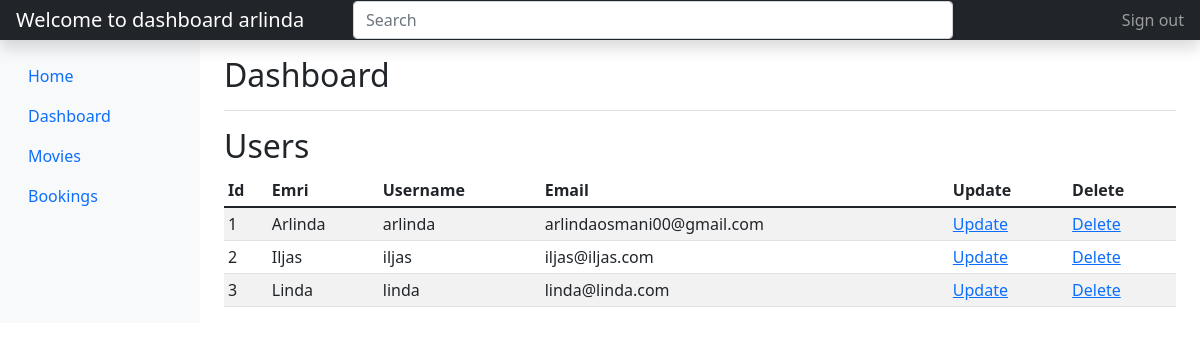
/dashboard.php (signed in), run on the app's committed database.
### tables this page shows
CREATE TABLE IF NOT EXISTS `users` (
  `id` INT(11) NOT NULL AUTO_INCREMENT,
  `emri` VARCHAR(255) NOT NULL,
  `username` VARCHAR(255) NOT NULL UNIQUE,
  `email` VARCHAR(255) NOT NULL,
  `password` VARCHAR(255) NOT NULL,
  `is_admin` ENUM('true', 'false') NOT NULL DEFAULT 'false',
  PRIMARY KEY (`id`)
);

### dashboard.php (the view, shortened to what this page needs)
<?php
    include_once('config.php');
    $sql = "SELECT * FROM users";
    $selectUsers = $conn->prepare($sql);
    $selectUsers->execute();
    $users_data = $selectUsers->fetchAll();
 ?>
 <!DOCTYPE html>
 <html>
 <head>
 	<link href="https://cdn.jsdelivr.net/npm/bootstrap@5.1.3/dist/css/bootstrap.min.css" rel="stylesheet">
 </head>
 <body>
 <header class="navbar navbar-dark sticky-top bg-dark flex-md-nowrap p-0 shadow">
  <a class="navbar-brand col-md-3 col-lg-2 me-0 px-3" href="#"><?php echo "Welcome to dashboard ".htmlspecialchars($_SESSION['username']); ?></a>
  <input class="form-control form-control-dark w-50" type="text" placeholder="Search" aria-label="Search">
  <div class="navbar-nav">
    <div class="nav-item text-nowrap">
      <a class="nav-link px-3" href="logout.php">Sign out</a>
    </div>
  </div>
</header>
<div class="container-fluid">
  <div class="row">
    <nav id="sidebarMenu" class="col-md-3 col-lg-2 d-md-block bg-light sidebar collapse">
      <div class="position-sticky pt-3">
        <ul class="nav flex-column">
           <?php if (isset($_SESSION['is_admin']) && $_SESSION['is_admin'] == 'true') { ?>
            <li class="nav-item">
              <a class="nav-link" href="home.php">
                Home
              </a>
            </li>
          <li class="nav-item">
            <a class="nav-link active" aria-current="page" href="dashboard.php">
              Dashboard
            </a>
          </li>
          <li class="nav-item">
            <a class="nav-link" href="list_movies.php">
              Movies
            </a>
          </li>
          <li class="nav-item">
            <a class="nav-link" href="bookings.php">
              Bookings
            </a>
          </li>
      <?php } ?>
        </ul>
      </div>
    </nav>
    <main class="col-md-9 ms-sm-auto col-lg-10 px-md-4">
      <div class="d-flex justify-content-between flex-wrap flex-md-nowrap align-items-center pt-3 pb-2 mb-3 border-bottom">
        <h1 class="h2">Dashboard</h1>
      </div>
    <?php if (isset($_SESSION['is_admin']) && $_SESSION['is_admin'] == 'true') { ?>
      <h2>Users</h2>
      <div class="table-responsive">
        <table class="table table-striped table-sm">
          <thead>
            <tr>
              <th scope="col">Id</th>
              <th scope="col">Emri</th>
              <th scope="col">Username</th>
              <th scope="col">Email</th>
              <th scope="col">Update</th>
              <th scope="col">Delete</th>
            </tr>
          </thead>
          <tbody>
            <?php foreach ($users_data as $user_data) { ?>
               <tr>
                <td><?php echo htmlspecialchars($user_data['id']); ?></td>
                <td><?php echo htmlspecialchars($user_data['emri']); ?></td>
                <td><?php echo htmlspecialchars($user_data['username']); ?></td>
                <td><?php echo htmlspecialchars($user_data['email']); ?></td>
                <td><a href="editUsers.php?id=<?= $user_data['id'];?>">Update</a></td>
                <td><a href="deleteUsers.php?id=<?= $user_data['id'];?>">Delete</a></td>
              </tr>
           <?php } ?>
          </tbody>
        </table>
      </div>
     <?php } ?>
    </main>
  </div>
</div>
</body>
</html>

### data on the page
users: id "1", emri "Arlinda", username "arlinda", email "arlindaosmani00@gmail.com"
users: id "2", emri "Iljas", username "iljas", email "iljas@iljas.com"
users: id "3", emri "Linda", username "linda", email "linda@linda.com"

### other printed values
$_SESSION['username'] "arlinda"
